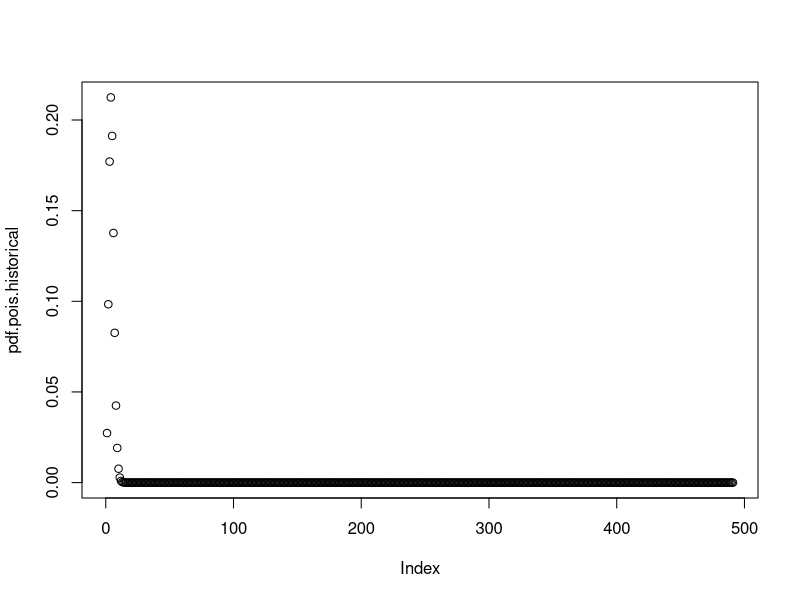
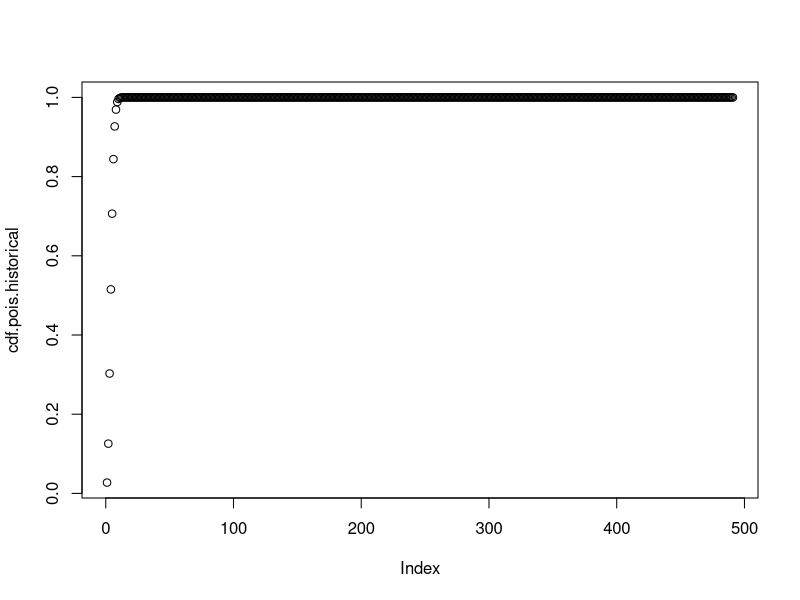
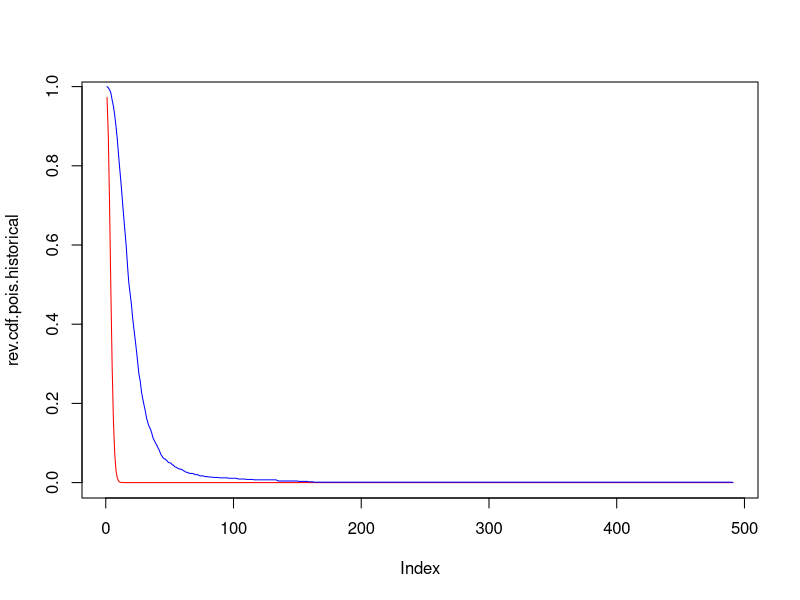

R code for these plots, in order: (Note: this script raises an error after producing the figures.)
set.seed(123)

#Historical case data from previous 5 years
historical.case <- c(2,5,3,1,7)
historical.mean <- mean(historical.case)

#simulate data from forecats, pretending we have 2 distributions representing 2 members of ensemble
forecast.output1 <-  rnorm(200, mean= log(historical.mean*5.0), sd=1)
forecast.output2 <-  rnorm(800, mean= log(historical.mean*5.0), sd=0.5)

forecast.output.ensemble.mean <- exp(c(forecast.output1,forecast.output2))
forecast.output.ensemble.count <- rpois(n=length(forecast.output.ensemble.mean),
                                        lambda=forecast.output.ensemble.mean)

#calculate the empirical CDF, assuming the ensemble estimimates are integers
integers <-seq(from=0, to=max(forecast.output.ensemble.count), by=1)

forecast.cdf <- NA
forecast.pdf <- NA
for(i in 1:length(integers)){
  forecast.cdf[i] <- mean(forecast.output.ensemble.count<=integers[i])
  forecast.pdf[i] <- mean(forecast.output.ensemble.count==integers[i])
  }
rev.forecast.cdf <- 1- forecast.cdf


#calculate PDF assuming historical data drawn from a Poisson distribution
pdf.pois.historical <- dpois(x=seq(from=0,to=max(forecast.output.ensemble.count), by=1),  lambda= historical.mean)
cdf.pois.historical <- cumsum(pdf.pois.historical)
rev.cdf.pois.historical <- 1-cdf.pois.historical
 
 plot(pdf.pois.historical)
 plot(cdf.pois.historical)
 
 plot(rev.cdf.pois.historical, type='l', col='red')
 points(rev.forecast.cdf, type='l',col='blue')
 
 diff.pdf <- NA
 for(i in 1:length(integers)){
   diff.pdf[i] <- forecast.pdf[i] - pdf.pois.historical[i]
   diff.pdf[i] <- if_else(diff.pdf[i]<0,0,diff.pdf[i])
 }
 
 plot(pdf.pois.historical, type='l', col='red')
 points(forecast.pdf, type='l',col='blue')
 points(diff.pdf, type='l',col='orange')
 
 prob_epidemic <- sum(diff.pdf)
 prob_epidemic
